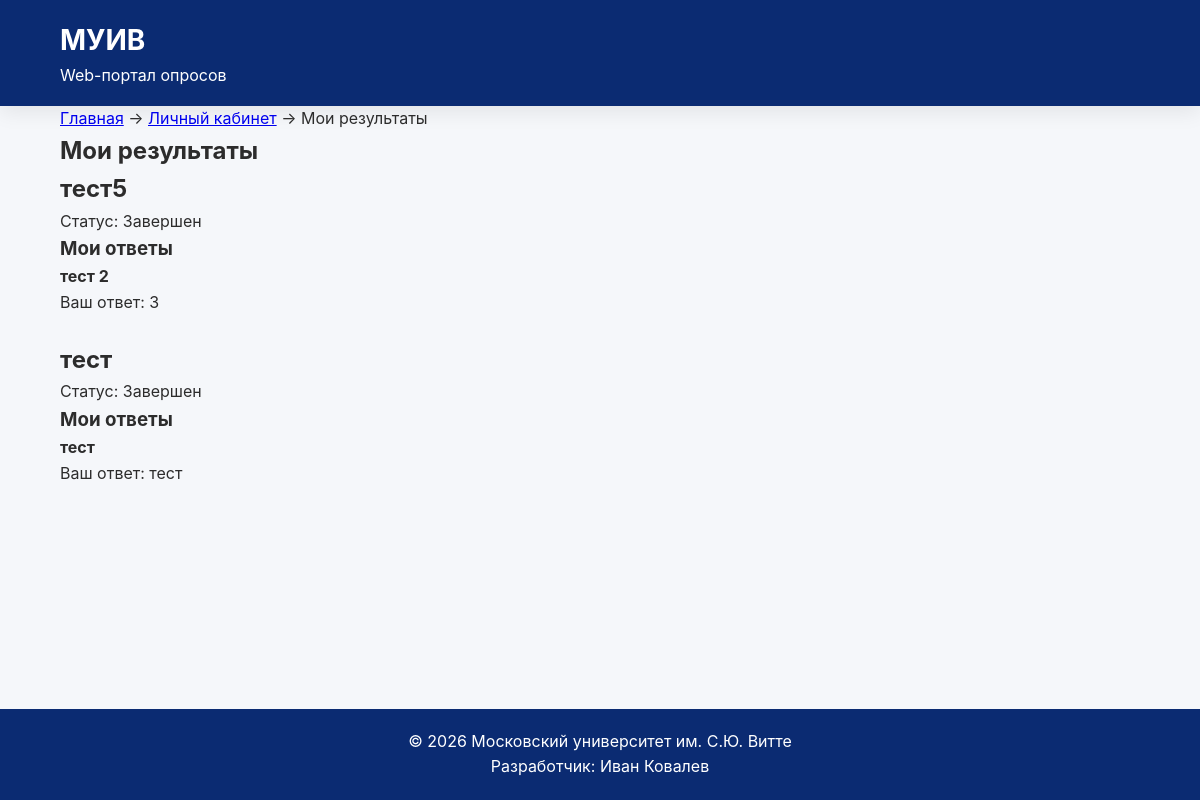
/my-results.php (signed in), run on the app's committed database.
### tables this page shows
CREATE TABLE `polls` (
  `POLL_ID` int(11) NOT NULL,
  `POLL_TITLE` varchar(150) NOT NULL,
  `POLL_DESCRIPTION` text DEFAULT NULL,
  `POLL_START_DATE` date NOT NULL,
  `POLL_END_DATE` date NOT NULL,
  `POLL_STATUS` varchar(30) NOT NULL,
  `POLL_CAT_ID` int(11) NOT NULL,
  `POLL_USER_ID` int(11) NOT NULL
);

### my-results.php (the view, shortened to what this page needs)
<?php
require_once __DIR__ . '/db.php';
$sql = "SELECT DISTINCT polls.POLL_ID, polls.POLL_TITLE,
               poll_participants.PART_STATUS
        FROM poll_participants
        JOIN polls
        ON poll_participants.PART_POLL_ID = polls.POLL_ID
        WHERE poll_participants.PART_USER_ID = ?
        ORDER BY polls.POLL_ID DESC";
$stmt = $pdo->prepare($sql);
$stmt->execute([$_SESSION['user_id']]);
$polls = $stmt->fetchAll(PDO::FETCH_ASSOC);
?>
<!DOCTYPE html>
<html lang="ru">
<head>
    <link rel="stylesheet" href="css/style.css">
</head>
<body>
<header>
    <div class="container">
        <div class="logo">
            <a href="index.php">
                <span>МУИВ</span>
                <small>Web-портал опросов</small>
            </a>
        </div>
    </div>
</header>
<main>
<section class="teacher-panel">
    <div class="container">
    <div class="breadcrumbs">
        <a href="index.php">Главная</a>
        <span>→</span>
        <a href="profile.php">Личный кабинет</a>
        <span>→</span>
        <span>Мои результаты</span>
    </div>
    <h1>Мои результаты</h1>
        <?php if (count($polls) > 0): ?>
            <?php foreach ($polls as $poll): ?>
                <div class="teacher-card">
                    <h2>
                        <?= htmlspecialchars($poll['POLL_TITLE']) ?>
                    </h2>
                    <p>
                        Статус:
                        <?= htmlspecialchars($poll['PART_STATUS']) ?>
                    </p>
                    <h3>Мои ответы</h3>
                    <?php
                    $sql = "SELECT questions.QST_TEXT,
                                   answer_options.OPT_TEXT
                            FROM user_answers
                            JOIN answer_options
                            ON user_answers.ANS_OPT_ID = answer_options.OPT_ID
                            JOIN questions
                            ON answer_options.OPT_QST_ID = questions.QST_ID
                            WHERE user_answers.ANS_USER_ID = ?
                            AND questions.QST_POLL_ID = ?
                            ORDER BY questions.QST_ORDER";
                    $stmt = $pdo->prepare($sql);
                    $stmt->execute([
                        $_SESSION['user_id'],
                        $poll['POLL_ID']
                    ]);
                    $answers = $stmt->fetchAll(PDO::FETCH_ASSOC);
                    ?>
                    <?php if (count($answers) > 0): ?>
                        <?php foreach ($answers as $answer): ?>
                            <p>
                                <strong>
                                    <?= htmlspecialchars($answer['QST_TEXT']) ?>
                                </strong>
                                <br>
                                Ваш ответ:
                                <?= htmlspecialchars($answer['OPT_TEXT']) ?>
                            </p>
                        <?php endforeach; ?>
                    <?php else: ?>
                        <p>
                            Ответы не найдены.
                        </p>
                    <?php endif; ?>
                </div>
                <br>
            <?php endforeach; ?>
        <?php endif; ?>
    </div>
</section>
</main>
<footer>
    © 2026 Московский университет им. С.Ю. Витте
    <br>
    Разработчик: Иван Ковалев
</footer>
</body>
</html>

### css/style.css (style rules this page uses)
* { margin: 0; padding: 0; box-sizing: border-box; }
:root { --primary:#0b2b72; --primary-dark:#16235A; --secondary:#8B1E3F; --secondary-dark:#6F1732; --background:#F5F7FA; --white:#FFFFFF; --text:#2C2C2C; --border:#D8DCE5; --radius:12px; --shadow:0 6px 20px rgba(0,0,0,.08); --transition:.25s; }
body { font-family: 'Inter', sans-serif; background:var(--background); color:var(--text); line-height:1.6; }
.container { width:90%; max-width:1200px; margin:auto; }
header { background:var(--primary); color:white; padding:18px 0; box-shadow:var(--shadow); }
header .container { display:flex; justify-content:space-between; align-items:center; }
.logo { font-size:24px; font-weight:700; }
.logo a { display:flex; flex-direction:column; text-decoration:none; color:white; }
.logo span { font-size:28px; color:white; }
.logo small { font-size:16px; font-weight:400; color:white; }
html { height:100%; }
body { min-height:100%; display:flex; flex-direction:column; }
main { flex:1; }
footer { background:var(--primary); color:white; text-align:center; padding:20px; margin-top:60px; }

### data on the page
polls: POLL_TITLE "тест5", PART_STATUS "Завершен", QST_TEXT "тест 2", OPT_TEXT "3"
polls: POLL_TITLE "тест", PART_STATUS "Завершен", QST_TEXT "тест", OPT_TEXT "тест"
